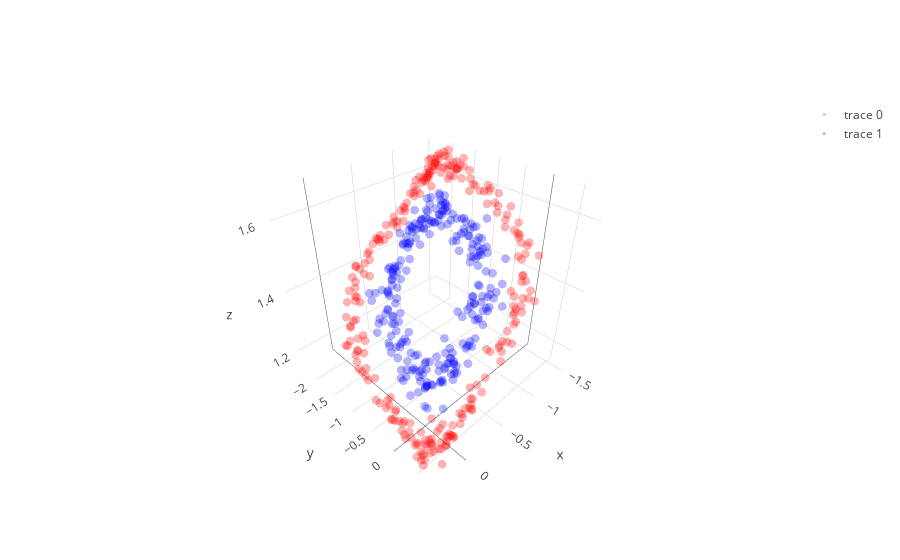

Write notebook code for a chart like this one.
### Code cell
layer1,layer1_var = l1.feed_non(X)
layer2,layer2_var = l2.feed_non(layer1)
layer3,layer3_var = l3.feed_non(layer2)
layer4,layer4_var = l4.feed_linear(layer3)


def show_3D(layer1):
trace1 = go.Scatter3d(
    x=layer1[y==0,0],
    y=layer1[y==0,1],
    z=layer1[y==0,2],
    mode='markers',
    line=dict(color='red',width=0.5),
    marker=dict(size=3,opacity=0.3)
)
trace2 = go.Scatter3d(
    x=layer1[y==1,0],
    y=layer1[y==1,1],
    z=layer1[y==1,2],
    mode='markers',
    line=dict(color='blue',width=0.5),
    marker=dict(size=3,opacity=0.3)
)
data = [trace1,trace2]
fig  = go.Figure(data=data)
iplot(fig)

trace1 = go.Scatter3d(
    x=layer2[y==0,0],
    y=layer2[y==0,1],
    z=layer2[y==0,2],
    mode='markers',
    line=dict(color='red',width=0.5),
    marker=dict(size=3,opacity=0.3)
)
trace2 = go.Scatter3d(
    x=layer2[y==1,0],
    y=layer2[y==1,1],
    z=layer2[y==1,2],
    mode='markers',
    line=dict(color='blue',width=0.5),
    marker=dict(size=3,opacity=0.3)
)
data = [trace1,trace2]
fig  = go.Figure(data=data)
iplot(fig)

# plt.figure(figsize=(8,6))
# plt.scatter(layer3[y==0, 0], layer3[y==0, 1], color='red', alpha=0.5)
# plt.scatter(layer3[y==1, 0], layer3[y==1, 1], color='blue', alpha=0.5)
# plt.show()

### Figure 1 — Plotly figure (JSON) as saved in the notebook; plotly's stock layout.template omitted (floating-point values rounded to 4 significant figures; data arrays with more than 128 entries replaced by an {"elided": "..."} marker saying what was removed)
{"data": [{"line": {"color": "red", "width": 0.5}, "marker": {"opacity": 0.3, "size": 3}, "mode": "markers", "type": "scatter3d", "uid": "adcdcf56-06a9-4670-9efa-5e39f53a367a", "x": {"elided": "250 float values"}, "y": {"elided": "250 float values"}, "z": {"elided": "250 float values"}}, {"line": {"color": "blue", "width": 0.5}, "marker": {"opacity": 0.3, "size": 3}, "mode": "markers", "type": "scatter3d", "uid": "9b4fd23c-6748-417a-9d58-3c021b47e96e", "x": {"elided": "250 float values"}, "y": {"elided": "250 float values"}, "z": {"elided": "250 float values"}}], "layout": {}}
